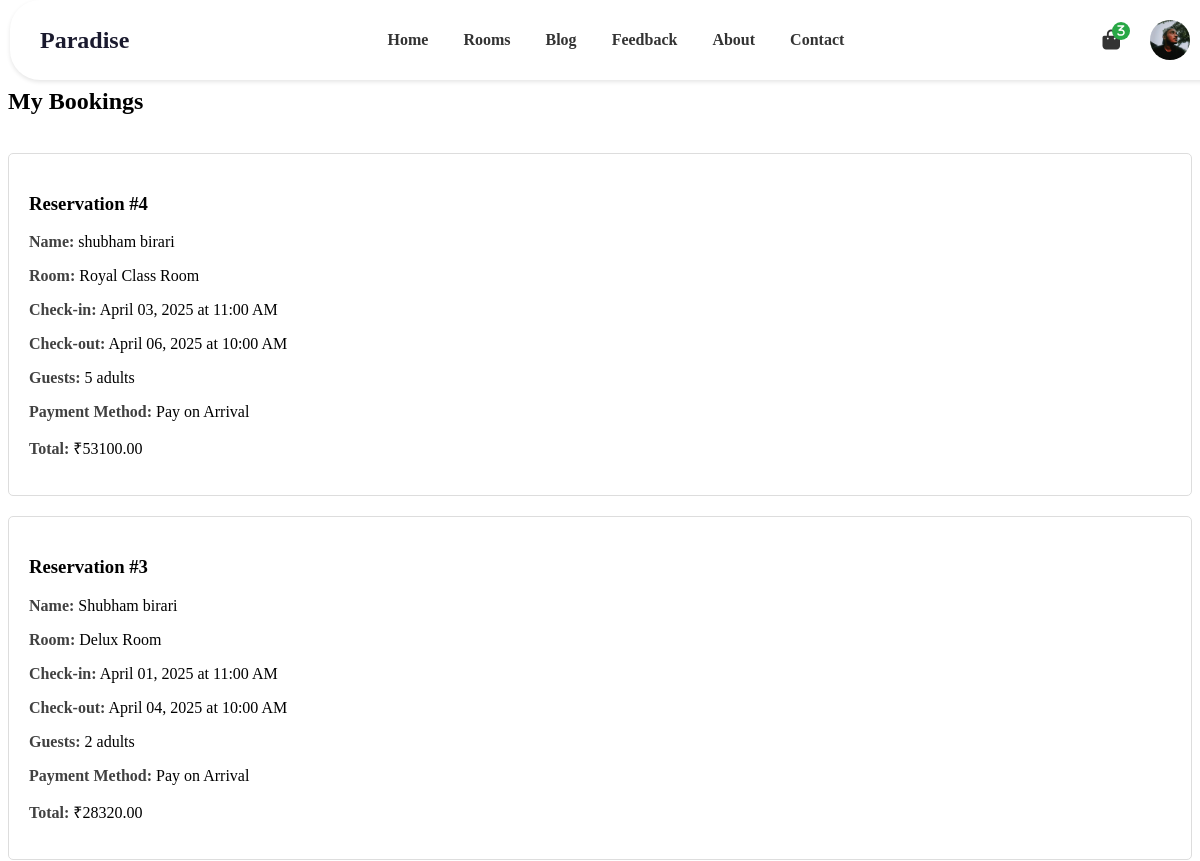
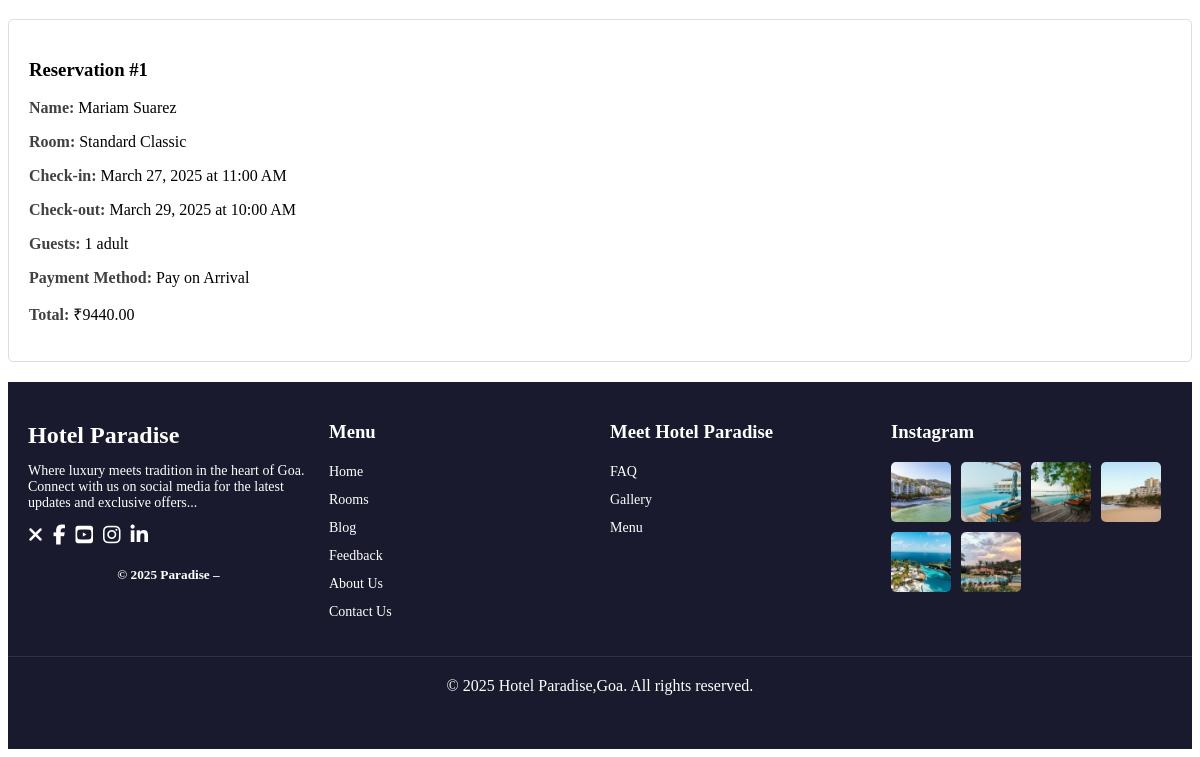
The app's page /my-bookings/ (signed in), older data (2 pictures, top to bottom).
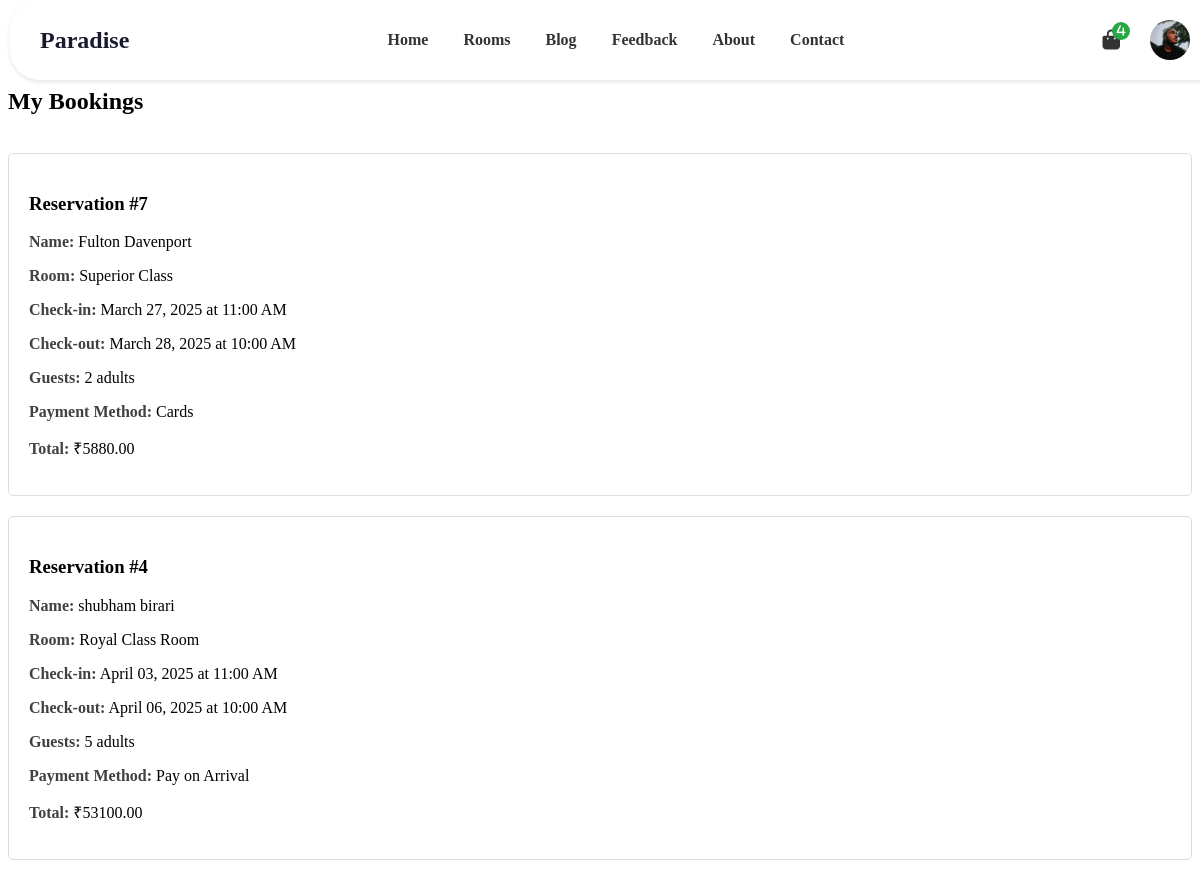
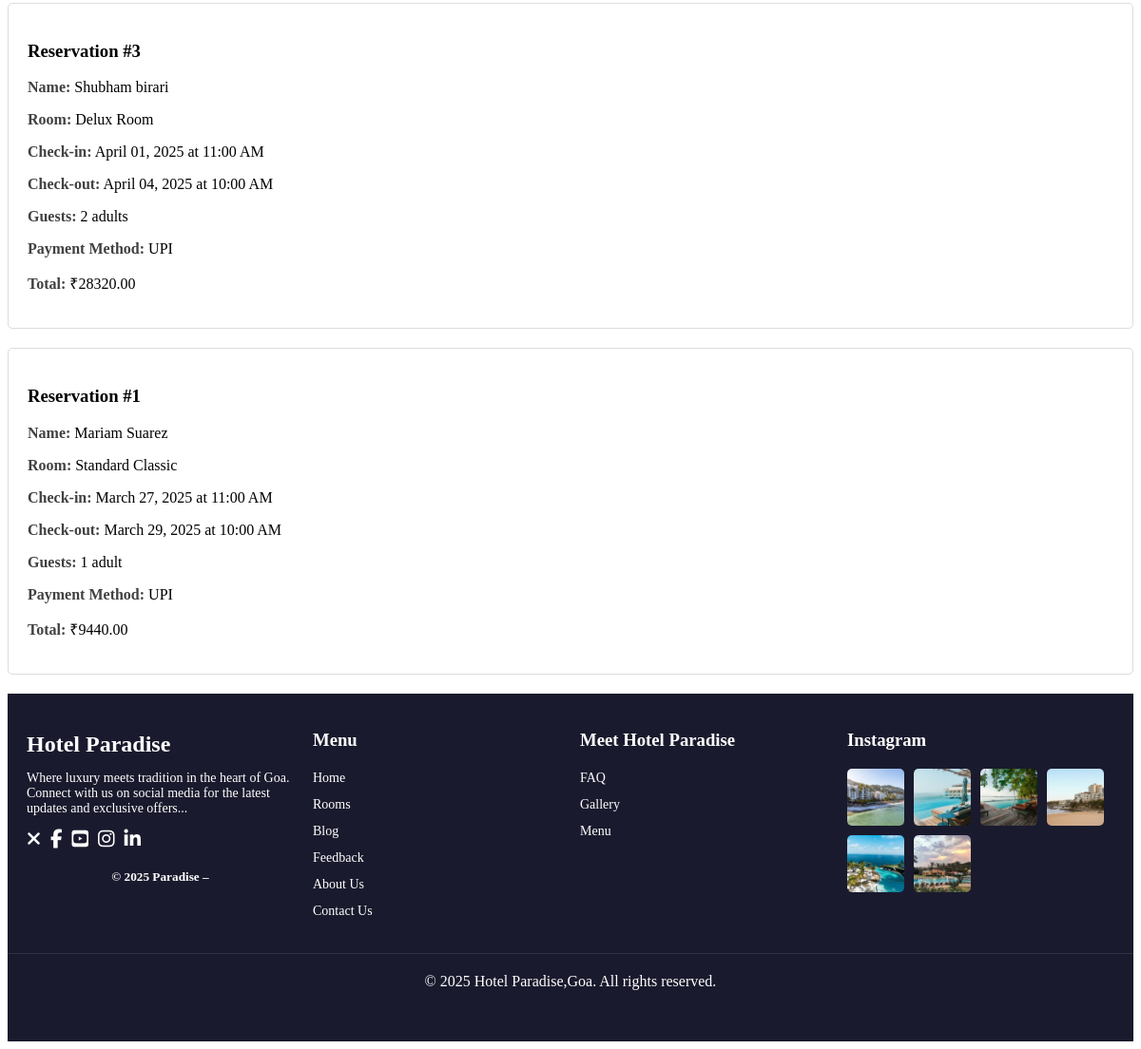
The same page, newer data (2 pictures, top to bottom).
### rooms/models.py (models this page shows, shortened)
class Reservation(models.Model):
    room = models.ForeignKey(Room, on_delete=models.CASCADE)
    check_in_date = models.DateField()
    check_out_date = models.DateField()
    adults = models.PositiveIntegerField()
    created_at = models.DateTimeField(auto_now_add=True)
    user = models.ForeignKey(User, on_delete=models.SET_NULL, null=True, blank=True)
    first_name = models.CharField(max_length=100, null=True, blank=True)
    last_name = models.CharField(max_length=100, null=True, blank=True)
    email = models.EmailField(null=True, blank=True)
    phone = models.CharField(max_length=15, null=True, blank=True)
    address = models.CharField(max_length=200 ,null=True, blank=True)
    city = models.CharField(max_length=100, null=True, blank=True)
    state = models.CharField(max_length=100, null=True, blank=True)
    postcode = models.CharField(max_length=20, null=True, blank=True)
    adhar_id = models.CharField(max_length=20, null=True, blank=True)
    note = models.TextField(blank=True)  # Already optional
    payment_method = models.CharField(
        max_length=20,
        choices=[('pay_on_arrival', 'Pay on Arrival'), ('upi', 'UPI'), ('cards', 'Cards')],
        null=False,  # Optional for now
        blank=False,
        default='pay_on_arrival',
    )
    subtotal = models.DecimalField(max_digits=10, decimal_places=2, default=0.00)
    gst = models.DecimalField(max_digits=10, decimal_places=2, default=0.00)
    total = models.DecimalField(max_digits=10, decimal_places=2, default=0.00)
    coupon = models.ForeignKey(Coupon, on_delete=models.SET_NULL, null=True, blank=True)
    discount_applied = models.DecimalField(max_digits=10, decimal_places=2, default=0.00)

class Room(models.Model):
    SIZE_CHOICES = (
        ('S', 'Single Bedroom'),
        ('D', 'Double Bedroom'),
        ('T', 'Triple Bedroom'),
    )
    name = models.CharField(max_length=100)
    category = models.ForeignKey(RoomCategory, on_delete=models.SET_NULL, null=True)
    capacity = models.PositiveIntegerField()
    size = models.CharField(max_length=1, choices=SIZE_CHOICES)
    description = models.TextField()
    price = models.DecimalField(max_digits=10, decimal_places=2)
    image = models.ImageField(upload_to='rooms/', blank=True, null=True)
    objects = RoomManager()

### rooms/views.py (the view)
# urls.py: path('my-bookings/', views.my_bookings, name='my_bookings'),
@login_required
def my_bookings(request):
    bookings = Reservation.objects.filter(user=request.user).order_by('-created_at')
    context = {'bookings': bookings}
    return render(request, 'rooms/mybookings.html', context)

### footer/context_processors.py (called while the page is built)
def footer_text(request):
    footer_obj = FooterText.objects.first()  # Get the first entry
    return {'footer_text_obj': footer_obj}

### rooms/context_processors.py (called while the page is built)
def booking_count(request):
    if request.user.is_authenticated:
        count = Reservation.objects.filter(user=request.user).count()
    else:
        count = 0
    return {'booking_count': count}

### templates/rooms/mybookings.html (shortened to what the changed rows need)
<html lang="en-US" >
<head>
    <link media="all"
        href="https://kinsley.bslthemes.com/wp-content/cache/autoptimize/1/css/autoptimize_86433fa97a80a986cad08803f18701d2.css"
        rel="stylesheet">
    <link media="only screen and (max-width: 768px)"
        href="https://kinsley.bslthemes.com/wp-content/cache/autoptimize/1/css/autoptimize_41f59b21c4bbf5bf8ff4257643b4a543.css"
        rel="stylesheet">
    {% load static %}
    <link rel="stylesheet" id="bslthms-advanced-btns-style-css"
        href="https://bslthemes.com/bslthms-advanced-btns/assets/style.css" type="text/css" media="all">
    <link rel="stylesheet" id="mphb-kbwood-datepick-css-css"
        href="https://kinsley.bslthemes.com/wp-content/cache/autoptimize/1/css/autoptimize_single_c72a62925997a10f520b96d14652edde.css"
        type="text/css" media="all">
    <link rel="stylesheet" id="elementor-post-5762-css"
        href="https://kinsley.bslthemes.com/wp-content/cache/autoptimize/1/css/autoptimize_single_54b486a773dc1fff1726e27ba12fa9c9.css"
        type="text/css" media="all">
    <link rel="stylesheet" id="elementor-post-9-css"
        href="https://kinsley.bslthemes.com/wp-content/cache/autoptimize/1/css/autoptimize_single_7d81b387e4ac0890cded7d9e00a15169.css"
        type="text/css" media="all">
</head>
<body>
    {% include 'navbar.html' %}
    <div class="knsl-app">
        <div id="post-9" class="post-9 page type-page status-publish hentry">
            <div data-elementor-type="wp-page" data-elementor-id="9" class="elementor elementor-9">
                <section class="elementor-section elementor-top-section elementor-element elementor-element-35098dab elementor-section-boxed elementor-section-height-default elementor-section-height-default" data-id="35098dab" data-element_type="section">
                    <div class="elementor-container elementor-column-gap-default">
                        <div class="elementor-column elementor-col-100 elementor-top-column elementor-element elementor-element-48d7eda8" data-id="48d7eda8" data-element_type="column">
                            <div class="elementor-widget-wrap elementor-element-populated">
                                <div class="elementor-element elementor-element-57346c9f elementor-widget elementor-widget-shortcode" data-id="57346c9f" data-element_type="widget" data-widget_type="shortcode.default">
                                    <div class="elementor-widget-container">
                                        <div class="elementor-shortcode">
                                            <div class="mphb_sc_checkout-wrapper">
                                                <h1>My Bookings</h1>
                                                <br>
                                                {% if bookings %}
                                                    {% for booking in bookings %}
                                                        <section class="mphb-checkout-section" style="border: 1px solid #ddd; padding: 20px; margin-bottom: 20px; border-radius: 5px;">
                                                            <h3>Reservation #{{ booking.id }}</h3>
                                                            <p><strong style="color: #414141;">Name:</strong> {{ booking.first_name }} {{ booking.last_name }}</p>
                                                            <p><strong style="color: #414141;">Room:</strong> {{ booking.room.name }}</p>
                                                            <p><strong style="color: #414141;">Check-in:</strong> {{ booking.check_in_date|date:"F d, Y" }} at 11:00 AM</p>
                                                            <p><strong style="color: #414141;">Check-out:</strong> {{ booking.check_out_date|date:"F d, Y" }} at 10:00 AM</p>
                                                            <p><strong style="color: #414141;">Guests:</strong> {{ booking.adults }} adult{{ booking.adults|pluralize }}</p>
                                                            <p><strong style="color: #414141;">Payment Method:</strong> {{ booking.get_payment_method_display }} </p>
                                                            <p><strong style="color: #414141;">Total:</strong> ₹{{ booking.total }}</p>
                                                        </section>
                                                    {% endfor %}
                                                {% else %}
                                                    <p>You have no bookings.</p>
                                                {% endif %}
                                            </div>
                                        </div>
                                    </div>
                                </div>
                            </div>
                        </div>
                    </div>
                </section>
            </div>
        </div>
    </div>
    {% include 'footer.html' %}
</body>
</html>

### templates/navbar.html (shortened to what this page needs)
{% load static %}
<link rel="stylesheet" href="https://cdnjs.cloudflare.com/ajax/libs/font-awesome/6.7.2/css/all.min.css" />
<nav style="position: fixed; top: 0px; left: 10px; display: flex; justify-content: space-between; align-items: center; padding: 0px 30px; background-color: white; z-index: 99; width: 100%; height: 80px; box-shadow: 0 2px 4px rgba(0, 0, 0, 0.1); border-radius: 30px 30px 30px 30px;">
    <a href="{% url 'home' %}" style="text-decoration: none; font-size: 24px; font-weight: bold; color: #1a1a2e;">Paradise </a>
    <div class="menu" style="display: flex; gap: 35px;">
        <a href="{% url 'home' %}" style="text-decoration: none; color: #333; font-size: 16px; font-weight: 600; transition: color 0.3s ease;">Home</a>
        <a href="{% url 'rooms:room_list' %}" style="text-decoration: none; color: #333; font-size: 16px; font-weight: 600; transition: color 0.3s ease;">Rooms</a>
        <a href="{% url 'blog:blog_list' %}" style="text-decoration: none; color: #333; font-size: 16px; font-weight: 600; transition: color 0.3s ease;">Blog</a>
        <a href="{% url 'feedback:feedback_list' %}" style="text-decoration: none; color: #333; font-size: 16px; font-weight: 600; transition: color 0.3s ease;">Feedback</a>
        <a href="{% url 'about' %}" style="text-decoration: none; color: #333; font-size: 16px; font-weight: 600; transition: color 0.3s ease;">About</a>
        <a href="{% url 'contact:contact_us' %}" style="text-decoration: none; color: #333; font-size: 16px; font-weight: 600; transition: color 0.3s ease;">Contact</a>
    </div>
    <div style="display: flex; align-items: center; gap: 15px; margin-right: 50px;">
        <a href="{% url 'rooms:my_bookings' %}">
            <i class="fas fa-shopping-bag" style="font-size: 20px; color: #333; position: relative;">
                <span style="position: absolute; top: -8px; right: -10px; background-color: #28A745; color: white; font-size: 12px; font-weight: bold; border-radius: 50%; width: 18px; height: 18px; display: flex; justify-content: center; align-items: center;">{{ booking_count }}</span>
            </i>
        </a>
        <br>
        {% if user.is_authenticated %}
            <a href="{% url 'accounts:profile' %}">
                <img src="{% if user.profile.profile_picture %}{{ user.profile.profile_picture.url }}{% else %}{% static 'images/profile_placeholder.jpg' %}{% endif %}" alt="Profile Picture" style="width: 40px; height: 40px; border-radius: 50%; object-fit: cover; cursor: pointer; transition: transform 0.2s ease;">
            </a>
        {% else %}
            <a href="{% url 'accounts:login_page' %}">
                <img src="{% static 'images/profile_placeholder.jpg' %}" alt="Login" style="width: 40px; height: 40px; border-radius: 50%; object-fit: cover; cursor: pointer; transition: transform 0.2s ease;">
            </a>
        {% endif %}
    </div>
</nav>

Row changes from the older to the newer data that the page shows:
added Reservation: id "7", first_name "Fulton", last_name "Davenport", room.name "Superior Class", check_in_date "March 27, 2025", check_out_date "March 28, 2025", adults "2", payment_method "Cards", total "5880.00"
changed Reservation "Shubham": payment_method "Pay on Arrival" → "UPI"
changed Reservation "Mariam": payment_method "Pay on Arrival" → "UPI"
Text that changed along with them:
{{ booking_count }}: "3" → "4"
